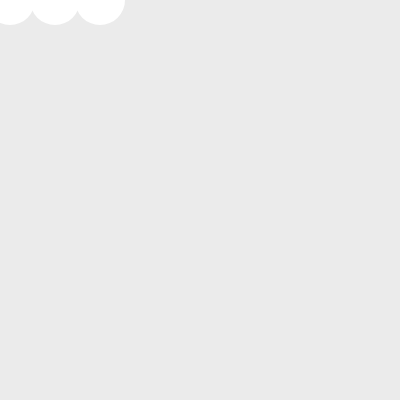
Frame 1 (no input)
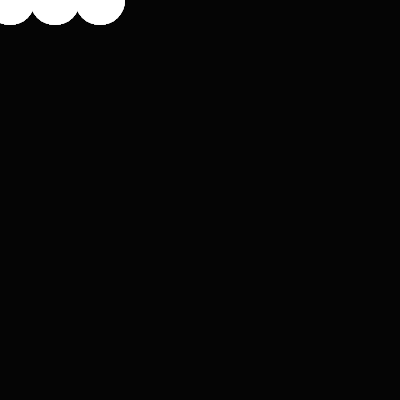
Frame 60 (no input)
Frame 120 (the mouse pressed at the canvas centre since frame 60): identical to frame 60, image omitted

The p5.js sketch that drew these frames (run headless with seeded random() and noise() and a simulated clock; from frame 60 on, the mouse is pressed at the canvas centre):

// p5.js sketch
// ── sketch.js
function setup() {
  createCanvas(400,400)
  noStroke()
}

// try accelerometerX also

function draw() {
  background(0,20)
  var rz = rotationZ
  var rx = rotationX
  var ry = rotationY
  ellipse(10,rx,50,50)
  ellipse(55,ry,50,50)
  ellipse(100,rz,50,50)
}
